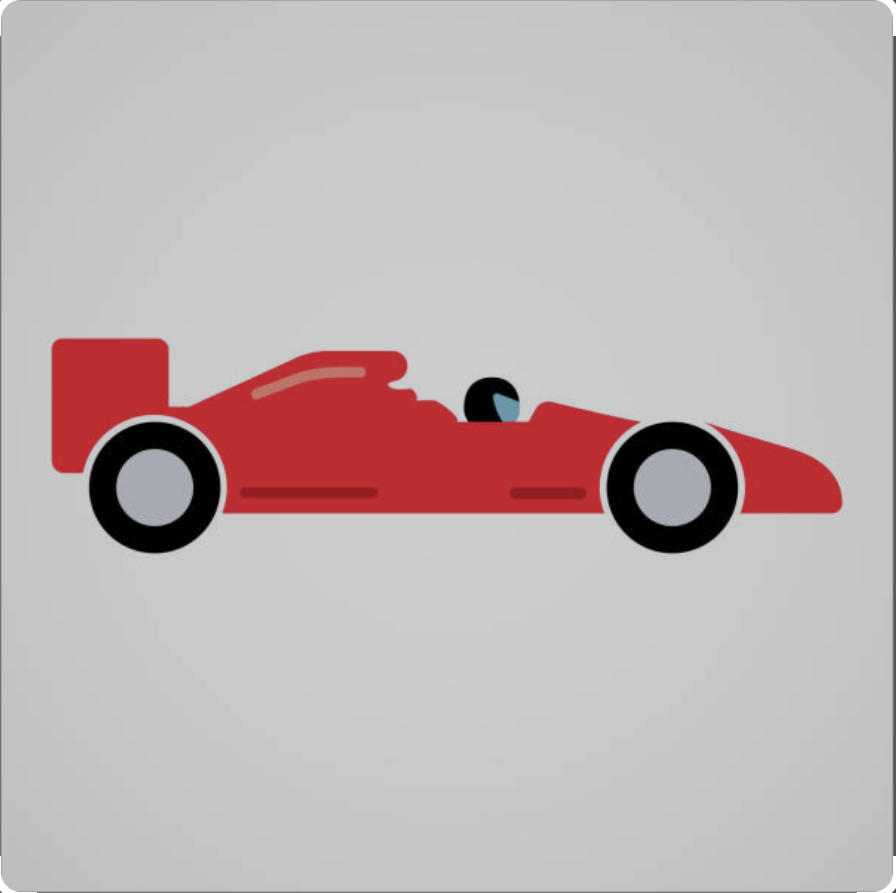
#> input picture raceCar.png, 896 x 893 px, found by its file name
$ python openCV.py
#> lines starting #> are read from the running program, lines starting #| are printed output that depends on the picture; after the words box and inside, x2 and y2 are one past the last pixel; in counts of white or black regions, pixels touching at a corner belong together
import cv2
import numpy as np

# Replace 'path_to_image.jpg' with your image file
image = cv2.imread('/Users/seb/Documents/raceCar.png')
#> image is the input picture: shape (893, 896, 3); mean B, G, R 180.5, 180.1, 191.9
cv2.imshow('Original Image', image)
cv2.waitKey(0)
cv2.destroyAllWindows()

gray = cv2.cvtColor(image, cv2.COLOR_BGR2GRAY)
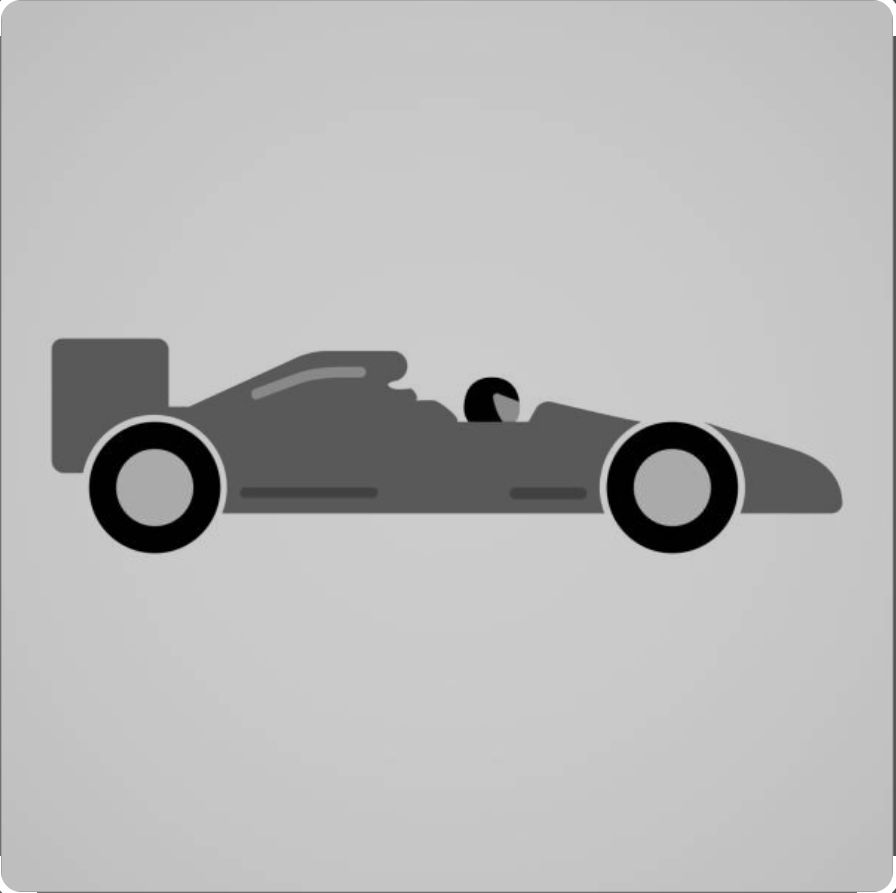
#> gray: shape (893, 896); min 0, max 255, mean 183.7

# Apply Canny edge detection
edges = cv2.Canny(gray, 50, 150)
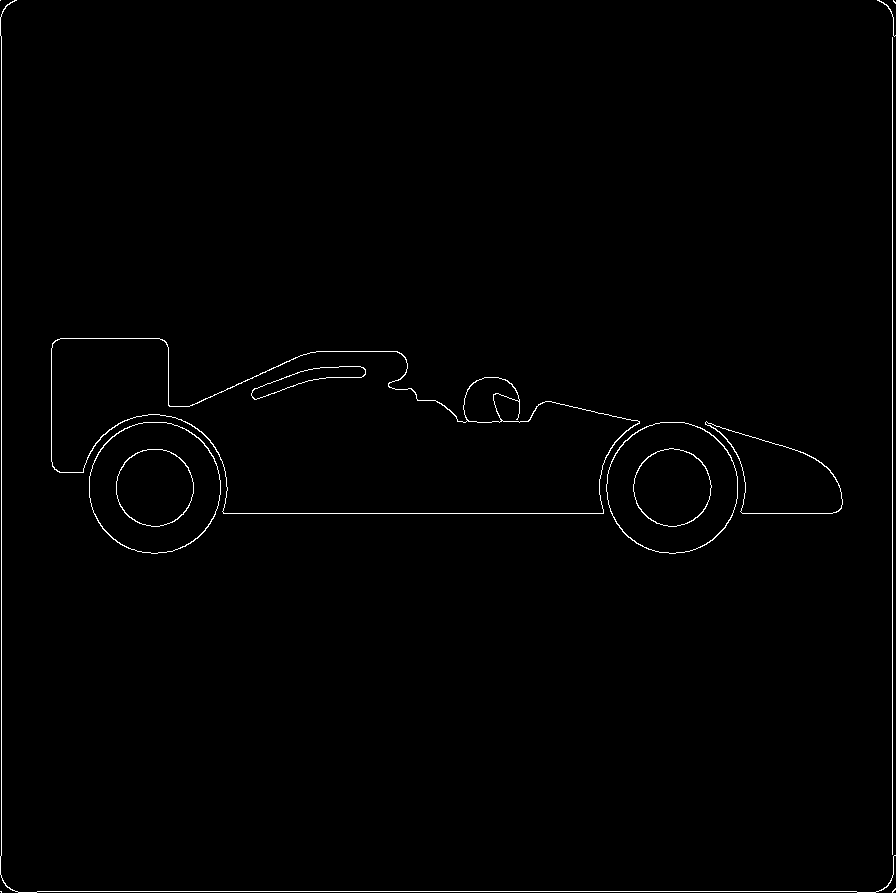
#> edges: shape (893, 896); 0.86% white in thin lines or dots
cv2.imshow('Edges', edges)
cv2.waitKey(0)
cv2.destroyAllWindows()

# Finding contours
contours, hierarchy = cv2.findContours(edges, cv2.RETR_EXTERNAL, cv2.CHAIN_APPROX_SIMPLE)
#> contours = 11 contours, 6 with area under 20; largest, box (x1, y1, x2, y2) and area: (51, 338, 640, 514) 63447, (89, 422, 221, 554) 13614, (606, 422, 738, 554) 13609, (705, 421, 843, 514) 6434, (0, 0, 896, 893) 26

# Convert the image to HSV format
hsv = cv2.cvtColor(image, cv2.COLOR_BGR2HSV)
#> hsv: shape (893, 896, 3); mean H, S, V 16.4, 17.2, 192.1

# Define color thresholds
lower_red = np.array([0, 50, 50])
upper_red = np.array([10, 255, 255])
lower_green = np.array([36, 50, 50])
upper_green = np.array([86, 255, 255])
lower_blue = np.array([110, 50, 50])
upper_blue = np.array([130, 255, 255])

for cnt in contours:
    # Approximate the contour
    epsilon = 0.01 * cv2.arcLength(cnt, True)
    approx = cv2.approxPolyDP(cnt, epsilon, True)

    # Draw the contour
    cv2.drawContours(image, [approx], 0, (0, 255, 0), 5)

    # Identify shape
    vertices = len(approx)
    if vertices == 3:
        shape = "Triangle"
    elif vertices == 4:
        shape = "Rectangle"
    elif vertices > 4:
        shape = "Circle"
    elif vertices < 3:
        shape = "Line"
    elif vertices == 0:
        shape = "Point"
    elif vertices == 5:
        shape = "Pentagon"
    elif vertices == 6:
        shape = "Hexagon"
    else:
        shape = "Unknown"


   # Create a mask of the same size as the image, but single-channel (grayscale)
    mask = np.zeros(hsv.shape[:2], dtype=np.uint8)
    cv2.drawContours(mask, [cnt], -1, 255, -1)  # Fill the contour with white (255)

    # Get the mean color of the shape
    mean = cv2.mean(hsv, mask=mask)

    # Identify color
    if lower_red[0] <= mean[0] <= upper_red[0]:
        color = "Red"
    elif lower_green[0] <= mean[0] <= upper_green[0]:
        color = "Green"
    elif lower_blue[0] <= mean[0] <= upper_blue[0]:
        color = "Blue"
    else:
        color = "Unknown"


    # Draw shape name and color with offset
    cv2.putText(image, f"{shape}, {color}", (approx[0][0][0], approx[0][0][1]), cv2.FONT_HERSHEY_SIMPLEX, 1, (0, 0, 255), 2)
#> this loop made 11 passes
#> (epsilon, approx, vertices, shape, mean, color) on passes 1, 2, 7, 8, 10: (0.0341, [[0, 891], [1, 892], [1, 891]], 3, 'Triangle', (0, 0, 160, 0), 'Red'), (0.105, [[895, 888], [892, 891], [892, 892], [895, 889]], 4, 'Rectangle', (0, 0, 163.8, 0), 'Red'), (16.34, [[892, 37], [892, 854]], 2, 'Line', (1.47, 0.0244, 167.2, 0), 'Red'), (0.0766, [[893, 0], [893, 1], [895, 3], [895, 2]], 4, 'Rectangle', (0, 0, 158.2, 0), 'Red'), (36.39, [[7, 4], [5, 885], [886, 887], [5, 884]], 4, 'Rectangle', (0.656, 0.0109, 174.2, 0), 'Red')
#> (epsilon, vertices, shape, mean, color) on passes 3, 4, 5, 6, 9, 11: (4.36, 15, 'Circle', (47.93, 18.65, 65.33, 0), 'Green'), (4.36, 15, 'Circle', (49, 20, 65.3, 0), 'Green'), (4.04, 9, 'Circle', (151.6, 184.2, 187.3, 0), 'Unknown'), (18.54, 17, 'Circle', (152.3, 184.3, 181.7, 0), 'Unknown'), (0.942, 10, 'Circle', (0, 0, 230.8, 0), 'Red'), (0, 1, 'Line', (0, 0, 119, 0), 'Red')
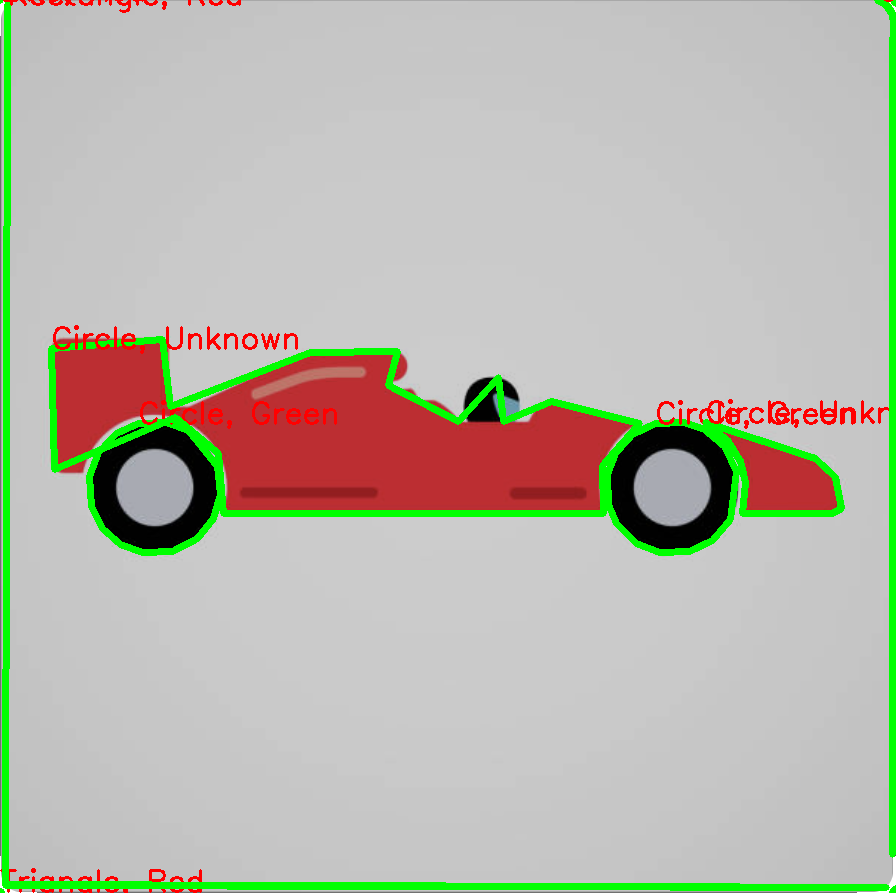
#> image: shape (893, 896, 3); 5.47% of pixels changed, all inside (x1, y1, x2, y2) = (0, 0, 896, 893)
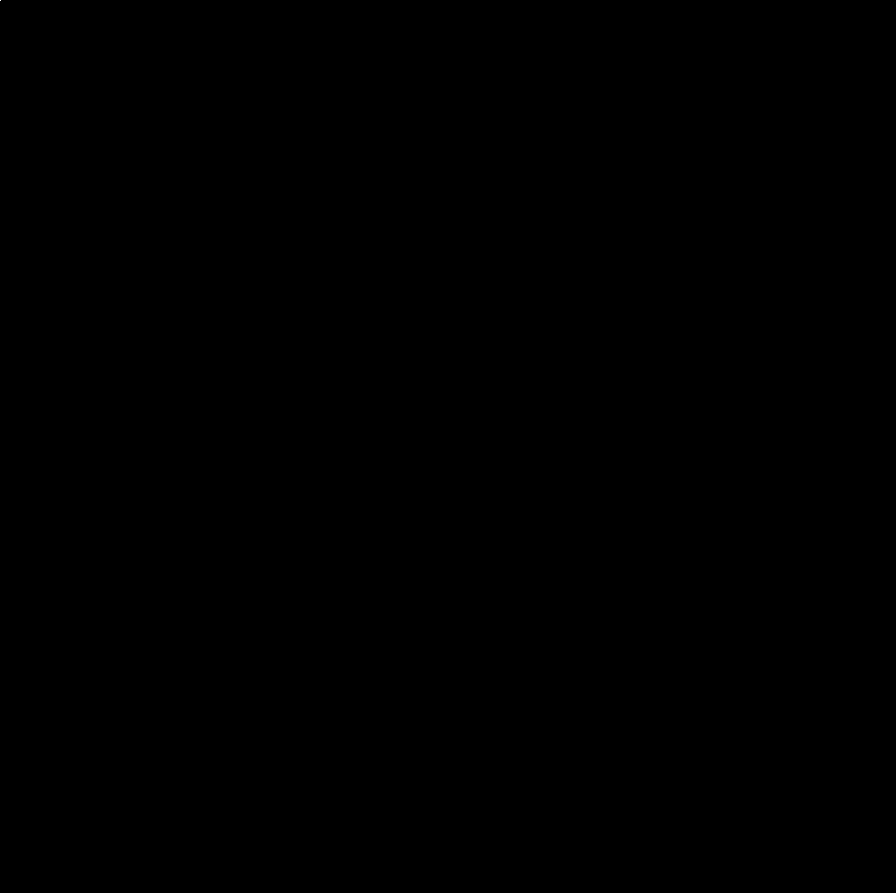
#> mask: shape (893, 896); 0% white in thin lines or dots, all inside (x1, y1, x2, y2) = (0, 0, 1, 1)


cv2.imshow('Shapes and Colors Detected', image)
cv2.waitKey(0)
cv2.destroyAllWindows()
